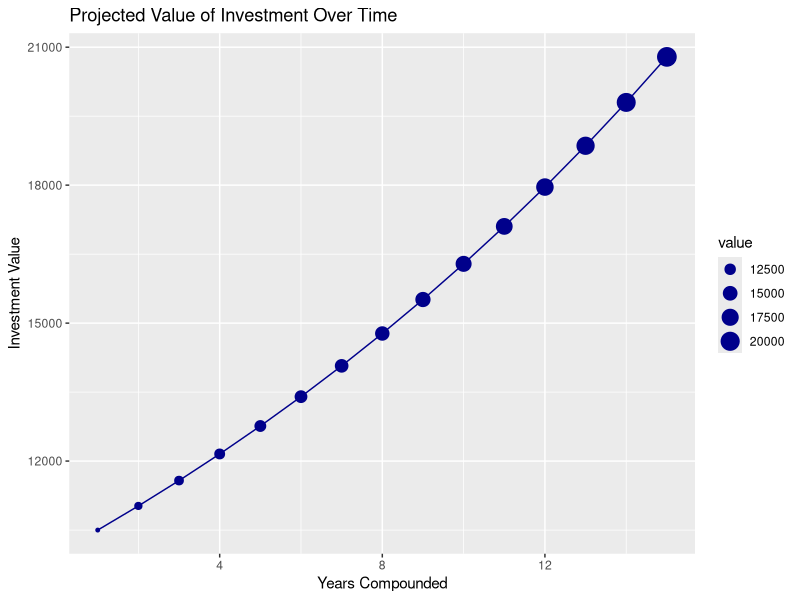

Here is the R script that generated this plot:
## ---- chunk 1
CompInt <- function(invest, rate, years) {invest*(1+rate)^years}
defaultinvest <- 10000
defaultrate <- 0.05
defaultyears <- 15
ProjValue <- CompInt(defaultinvest, defaultrate, defaultyears)
print(ProjValue)
## ---- chunk 2
library(ggplot2)
time <- 1:defaultyears
value <- CompInt(defaultinvest, defaultrate, time)
pd <- as.data.frame(cbind(time, value))
tvplot <- ggplot(data=pd, aes(x=time, y=value)) + 
      geom_point(aes(size = value), col = "dark blue") +
      geom_line(col = "dark blue") + 
      xlab("Years Compounded") + ylab("Investment Value") +
      ggtitle("Projected Value of Investment Over Time")
## ---- chunk 3
ggplot(data=pd, aes(x=time, y=value)) + geom_point(aes(size = value), col = "dark blue") + geom_line(col = "dark blue") + xlab("Years Compounded") + ylab("Investment Value") + ggtitle("Projected Value of Investment Over Time")
